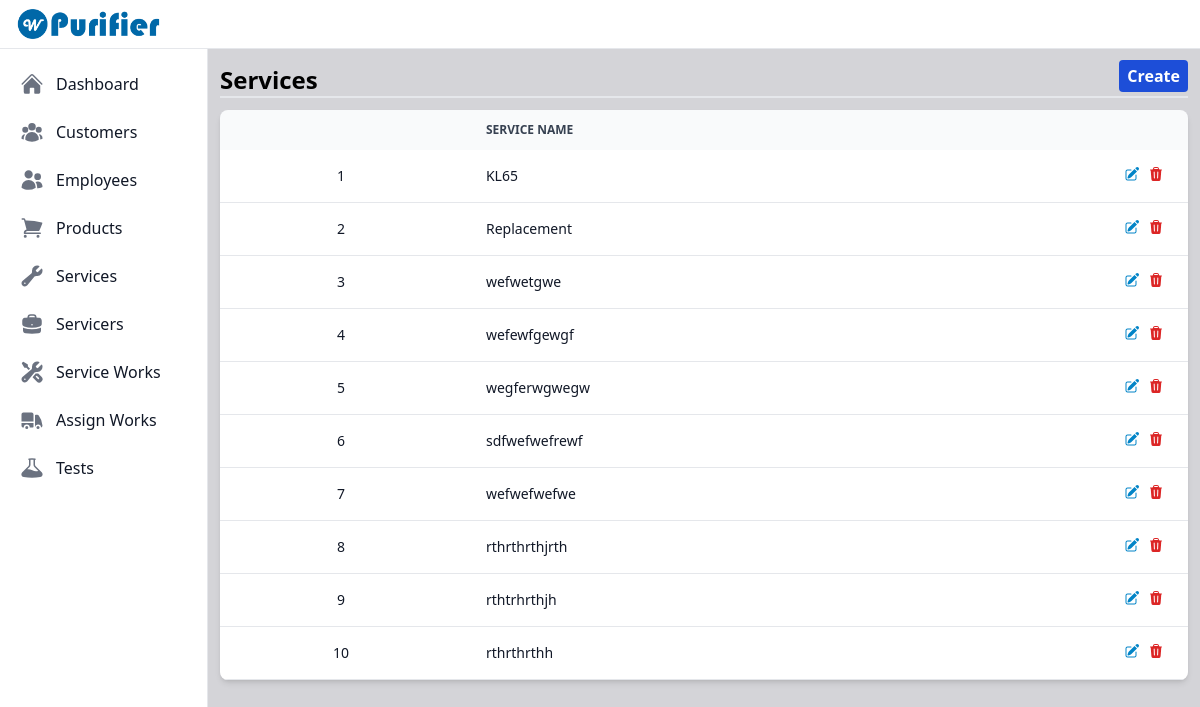
/view_services/ (signed in), run on an earlier commit of the app's database.
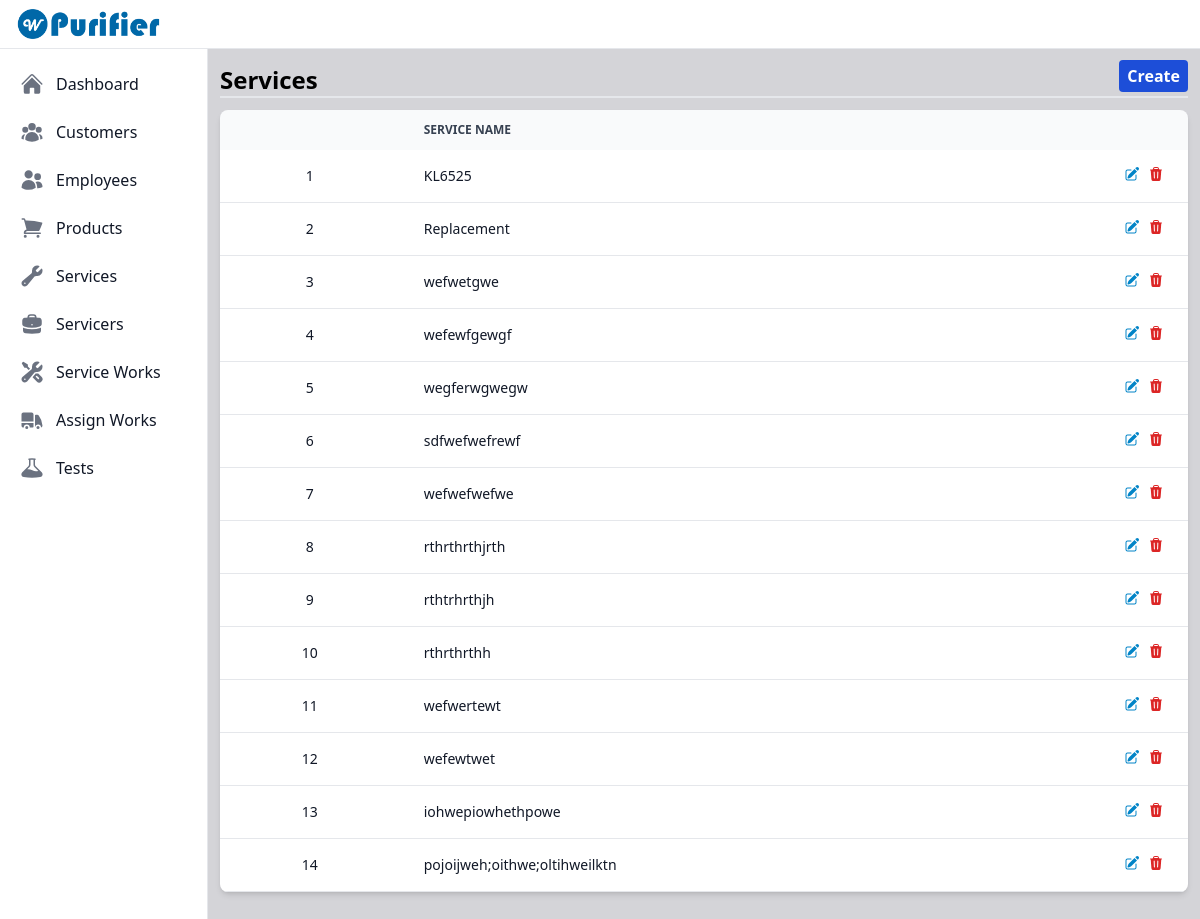
And on a later commit of the database.
### purifier/models.py (models this page shows, shortened)
class Service(models.Model):
    id = models.UUIDField(primary_key=True, default=uuid.uuid4, unique=True, editable=False)
    name = models.CharField(max_length=180)

### purifier/views.py (the view)
# urls.py: path('view_services/', views.viewAndCreateServices, name='view_services'),
@login_required
def viewAndCreateServices(request):
    services = Service.objects.all()
    services_exists = services.exists()
    service_form = ServiceForm()
    if request.method == 'POST':
        service_form = ServiceForm(request.POST)
        if service_form.is_valid():
            service_form.save()
            return redirect('purifier:view_services')
    context = {'services': services, 'services_exists': services_exists, 'service_form': service_form}
    return render(request, 'service/view_services.html', context)

### user_management/models.py (called while the page is built)
    def __str__(self):
        return self.username

### purifier/templates/service/view_services.html (shortened to what this page needs)
{% extends "index.html" %}
{% load static %}
{% block content %}
    <div class="flex justify-between">
        <span class="text-2xl font-bold flex self-end">Services</span>
        <button data-modal-target="create-modal" data-modal-toggle="create-modal" class="bg-blue-700 p-1 px-2 mb-1 text-base font-bold rounded text-white">Create</button>
    </div>
    <hr class="border dark:border-gray-800">
    <div class="mt-3">
        {% if services_exists %}
            <div class="relative overflow-x-auto shadow-md sm:rounded-lg">
                <table id="services_table" class="w-full text-sm text-left rtl:text-right text-gray-500 dark:text-gray-400">
                    <thead class="text-xs text-gray-700 uppercase bg-gray-50 dark:bg-gray-700 dark:text-gray-400">
                        <tr>
                            <th scope="col" class="px-6 py-3 text-center"></th>
                            <th scope="col" class="px-6 py-3">Service Name</th>
                        </tr>
                    </thead>
                    <tbody>
                        {% for service in services %}
                            <tr class="bg-white border-b dark:bg-gray-800 dark:border-gray-700 hover:bg-gray-50 dark:hover:bg-gray-600">
                                <th scope="row" class="px-6 py-4 font-medium text-gray-900 whitespace-nowrap dark:text-white text-center">{{ forloop.counter }}</th>
                                <th scope="row" class="px-6 py-4 font-medium text-gray-900 whitespace-nowrap dark:text-white flex justify-between">
                                    {{ service.name }}
                                    <div class="flex gap-x-2">
                                        <div data-modal-target="update-modal" data-modal-toggle="update-modal" data-serviceId="{{service.id}}" data-serviceName="{{service.name}}" class="service-update-icon">
                                        </div>
                                        <div data-modal-target="delete-modal" data-modal-toggle="delete-modal" data-serviceId="{{service.id}}" data-serviceName="{{service.name}}" class="service-delete-icon">
                                        </div>
                                    </div>
                                </th>
                            </tr>
                        {% endfor %}
                    </tbody>
                </table>
            </div>
        {% else %}
            <div class="flex justify-center">
                <span class="font-bold text-xl">No services added. <button data-modal-target="crud-modal" data-modal-toggle="crud-modal" class="text-blue-700">Create</button> a new service.</span>
            </div>
        {% endif %}
    </div>
{% endblock content %}

What changed in the data, as far as the page shows it:
changed Service (number 1 of 14 on the later page): name "KL65" → "KL6525"
added Service: name "wefwertewt"
added Service: name "wefewtwet"
added Service: name "iohwepiowhethpowe"
added Service: name "pojoijweh;oithwe;oltihweilktn"
